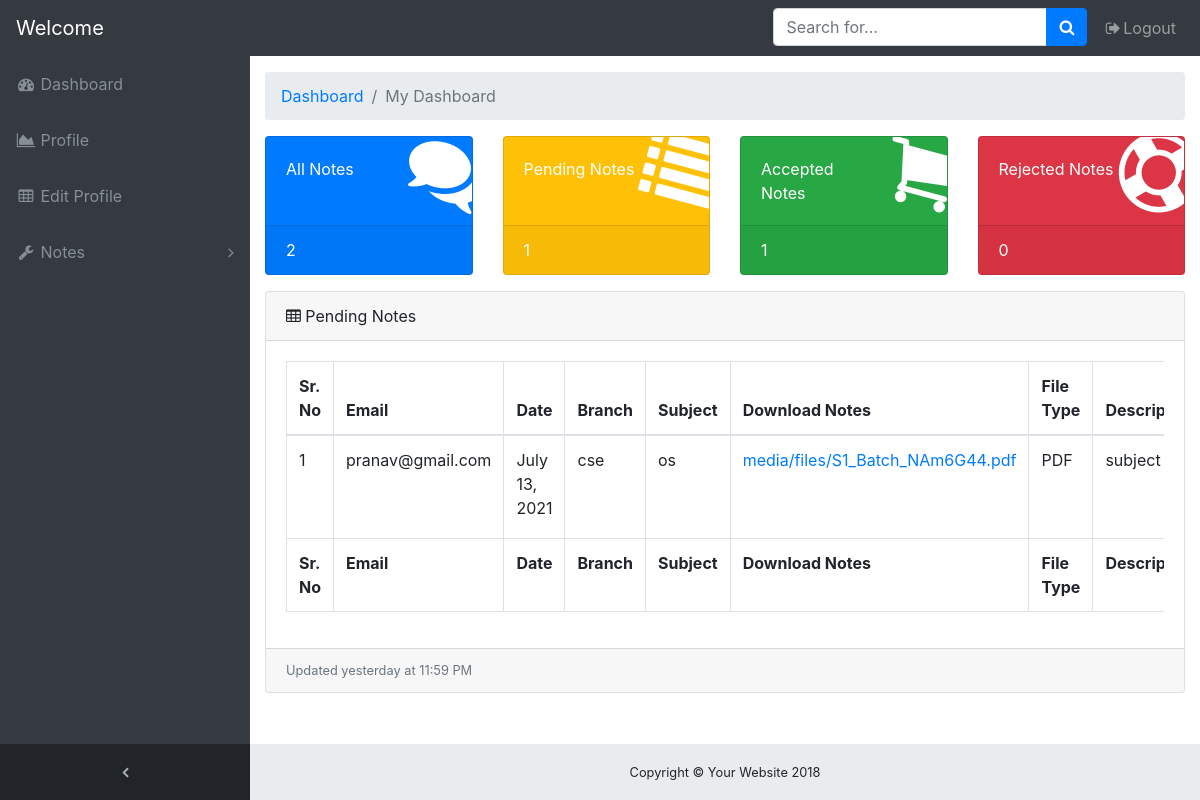
The page /notes/pendingnotes/ on the database as committed earlier.
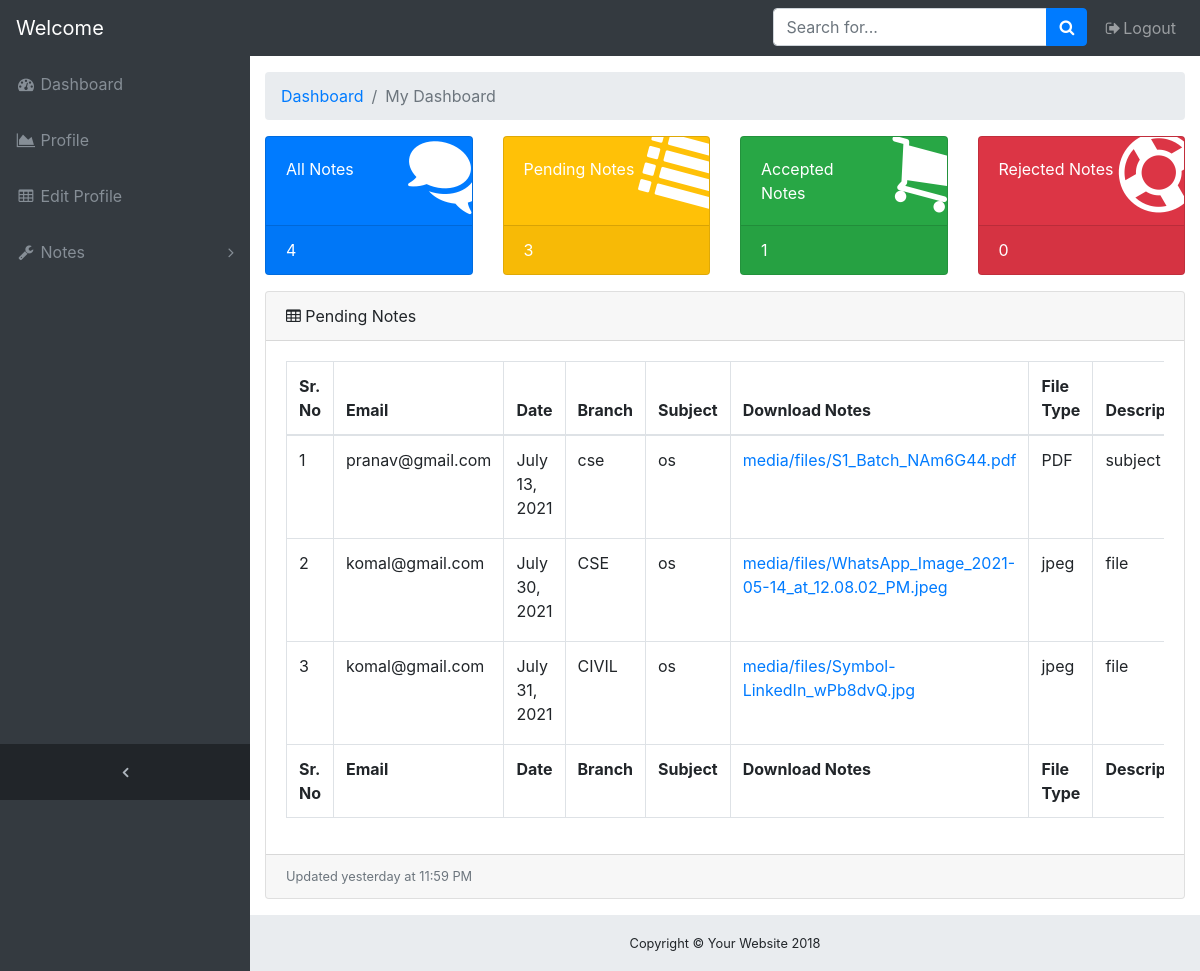
The same page on the database as committed later.
### onlinenotes/models.py (models this page shows, shortened)
class notes(models.Model):
    user = models.ForeignKey(User,on_delete=models.CASCADE)
    branch = models.CharField(max_length=30)
    uploadingnotes = models.FileField(upload_to='media/files/')
    date = models.DateField()
    filetype = models.CharField(max_length=30)
    status = models.CharField(max_length=30)
    subject = models.CharField(max_length=30)
    description = models.CharField(max_length=100)

### onlinenotes/views.py (the view)
# urls.py: path('pendingnotes/',views.pendingnotes,name="pendingnotes"),
def pendingnotes(request):
    allnote = notes.objects.all().filter(status="pending")
    accept = notes.objects.filter(status='accepted').count()
    all = notes.objects.all().count()
    reject = notes.objects.filter(status='rejected').count()
    pend = notes.objects.filter(status='pending').count()
    context={'allnote':allnote,'accept':accept,'all':all,'reject':reject,'pend':pend}
    return render(request,'onlinenotes/pendingnotes.html',context)

### onlinenotes/templates/onlinenotes/pendingnotes.html (shortened to what this page needs)
<!DOCTYPE html>
{% load static %}
<html lang="en">
<head>
    <link rel="stylesheet" href="https://stackpath.bootstrapcdn.com/bootstrap/4.5.2/css/bootstrap.min.css">
    <link href="//netdna.bootstrapcdn.com/bootstrap/3.0.0/css/bootstrap-glyphicons.css" rel="stylesheet">
    <link rel="stylesheet" href="https://cdnjs.cloudflare.com/ajax/libs/font-awesome/4.7.0/css/font-awesome.min.css">
    <link rel="stylesheet" href="https://cdn.jsdelivr.net/npm/@fortawesome/fontawesome-free@5.15.3/css/fontawesome.min.css">
    <link rel="stylesheet" href="{% static 'css/admindash.css' %}">
</head>
<body class="fixed-nav sticky-footer bg-dark" id="page-top">
    <nav class="navbar navbar-expand-lg navbar-dark bg-dark fixed-top" id="mainNav">
      <a class="navbar-brand" href="{% url 'profile' user.id %}">Welcome {{user.username}}</a>
      <div class="collapse navbar-collapse" id="navbarResponsive">
        <ul class="navbar-nav navbar-sidenav" id="exampleAccordion">
          <li class="nav-item" data-toggle="tooltip" data-placement="right" title="Dashboard">
            <a class="nav-link" href="{% url 'admindashboard' %}">
              <i class="fa fa-fw fa-dashboard"></i>
              <span class="nav-link-text">Dashboard</span>
            </a>
          </li>
          <li class="nav-item" data-toggle="tooltip" data-placement="right" title="Charts">
            <a class="nav-link" href="{% url 'profile' user.id %}">
              <i class="fa fa-fw fa-area-chart"></i>
              <span class="nav-link-text">Profile</span>
            </a>
          </li>
          <li class="nav-item" data-toggle="tooltip" data-placement="right" title="Tables">
            <a class="nav-link" href="{% url 'editprofile' user.id %}">
              <i class="fa fa-fw fa-table"></i>
              <span class="nav-link-text">Edit Profile</span>
            </a>
          </li>
          <li class="nav-item" data-toggle="tooltip" data-placement="right" title="Components">
            <a class="nav-link nav-link-collapse collapsed" data-toggle="collapse" href="#collapseComponents" data-parent="#exampleAccordion">
              <i class="fa fa-fw fa-wrench"></i>
              <span class="nav-link-text">Notes</span>
            </a>
          </li>
        </ul>
        <ul class="navbar-nav sidenav-toggler">
          <li class="nav-item">
            <a class="nav-link text-center" id="sidenavToggler">
              <i class="fa fa-fw fa-angle-left"></i>
            </a>
          </li>
        </ul>
        <ul class="navbar-nav ml-auto">
          <li class="nav-item">
            <form class="form-inline my-2 my-lg-0 mr-lg-2">
              <div class="input-group">
                <input class="form-control" type="text" placeholder="Search for...">
                <span class="input-group-append">
                  <button class="btn btn-primary" type="button">
                    <i class="fa fa-search"></i>
                  </button>
                </span>
              </div>
            </form>
          </li>
          <li class="nav-item">
            <a class="nav-link" href="{% url 'logout' %}" data-toggle="modal" data-target="#exampleModal">
              <i class="fa fa-fw fa-sign-out"></i>Logout</a>
          </li>
        </ul>
      </div>
    </nav>
    <div class="content-wrapper">
      <div class="container-fluid">
        <ol class="breadcrumb">
          <li class="breadcrumb-item">
            <a href="#">Dashboard</a>
          </li>
          <li class="breadcrumb-item active">My Dashboard</li>
        </ol>
        <div class="row">
          <div class="col-xl-3 col-sm-6 mb-3">
            <div class="card text-white bg-primary o-hidden h-100">
              <div class="card-body">
                <div class="card-body-icon">
                  <i class="fa fa-fw fa-comments"></i>
                </div>
                <div class="mr-5">All Notes</div>
              </div>
              <a class="card-footer text-white clearfix large z-1" href="{% url 'allnotes' %}">
                <span class="float-left">{{all}}</span>
              </a>
            </div>
          </div>
          <div class="col-xl-3 col-sm-6 mb-3">
            <div class="card text-white bg-warning o-hidden h-100">
              <div class="card-body">
                <div class="card-body-icon">
                  <i class="fa fa-fw fa-list"></i>
                </div>
                <div class="mr-5">Pending Notes</div>
              </div>
              <a class="card-footer text-white clearfix large z-1" href="{% url 'pendingnotes' %}">
                <span class="float-left">{{pend}}</span>
              </a>
            </div>
          </div>
          <div class="col-xl-3 col-sm-6 mb-3">
            <div class="card text-white bg-success o-hidden h-100">
              <div class="card-body">
                <div class="card-body-icon">
                  <i class="fa fa-fw fa-shopping-cart"></i>
                </div>
                <div class="mr-5">Accepted Notes</div>
              </div>
              <a class="card-footer text-white clearfix large z-1" href="{% url 'acceptednotes' %}">
                <span class="float-left">{{accept}}</span>
              </a>
            </div>
          </div>
          <div class="col-xl-3 col-sm-6 mb-3">
            <div class="card text-white bg-danger o-hidden h-100">
              <div class="card-body">
                <div class="card-body-icon">
                  <i class="fa fa-fw fa-support"></i>
                </div>
                <div class="mr-5">Rejected Notes</div>
              </div>
              <a class="card-footer text-white clearfix large z-1" href="{% url 'rejectednotes' %}">
                <span class="float-left">{{reject}}</span>
              </a>
            </div>
          </div>
        </div>
        <div class="card mb-3">
          <div class="card-header">
            <i class="fa fa-table"></i> Pending Notes</div>
          <div class="card-body">
            <div class="table-responsive">
              <table class="table table-bordered" id="dataTable" width="100%" cellspacing="0">
                <thead>
                  <tr>
                    <th>Sr. No</th>
                    <th>Email</th>
                    <th>Date</th>
                    <th>Branch</th>
                    <th>Subject</th>
                    <th>Download Notes</th>
                    <th>File Type</th>
                    <th>Description</th>
                  </tr>
                </thead>
                <tfoot>
                  <tr>
                    <th>Sr. No</th>
                    <th>Email</th>
                    <th>Date</th>
                    <th>Branch</th>
                    <th>Subject</th>
                    <th>Download Notes</th>
                    <th>File Type</th>
                    <th>Description</th>
                  </tr>
                </tfoot>
                <tbody>
                  {% for i in allnote %}
                    <tr>
                      <td>{{forloop.counter}}</td>
                      <td>{{i.user.email}}</td>
                      <td>{{i.date}}</td>
                      <td>{{i.branch}}</td>
                      <td>{{i.subject}}</td>
                      <td><a href="{{ i.uploadingnotes.url }}">{{ i.uploadingnotes }}</a></td>
                      <td>{{i.filetype}}</td>
                      <td>{{i.description}}</td>
                    </tr>
                  {% endfor %}
                </tbody>
              </table>
            </div>
          </div>
          <div class="card-footer small text-muted">Updated yesterday at 11:59 PM</div>
        </div>
      </div>
      <footer class="sticky-footer">
        <div class="container">
          <div class="text-center">
            <small>Copyright © Your Website 2018</small>
          </div>
        </div>
      </footer>
    </div>
  </body>
</html>

### onlinenotes/static/css/admindash.css (style rules this page uses)
html { position: relative; min-height: 100%; }
body { overflow-x: hidden; }
body.sticky-footer { margin-bottom: 56px; }
body.sticky-footer .content-wrapper { min-height: calc(100vh - 56px - 56px); }
body.fixed-nav { padding-top: 56px; }
.content-wrapper { min-height: calc(100vh - 56px); padding-top: 1rem; }
.o-hidden { overflow: hidden !important; }
.z-1 { z-index: 1; }
#mainNav .navbar-collapse { overflow: auto; max-height: 75vh; }
#mainNav .navbar-collapse .navbar-nav .nav-item .nav-link { cursor: pointer; }
#mainNav .navbar-collapse .navbar-sidenav .nav-link-collapse:after { float: right; content: '\f107'; font-family: 'FontAwesome'; }
#mainNav .navbar-collapse .navbar-sidenav .nav-link-collapse.collapsed:after { content: '\f105'; }
#mainNav .navbar-collapse .sidenav-toggler { display: none; }
@media (min-width: 992px) { #mainNav .navbar-brand { width: 250px; } }
@media (min-width: 992px) { #mainNav .navbar-collapse { overflow: visible; max-height: none; } }
@media (min-width: 992px) { #mainNav .navbar-collapse .navbar-sidenav { position: absolute; top: 0; left: 0; -webkit-flex-direction: column; -ms-flex-direction: column; flex-direction: column; margin-top: 56px; } }
@media (min-width: 992px) { #mainNav .navbar-collapse .navbar-sidenav > .nav-item { width: 250px; padding: 0; } }
@media (min-width: 992px) { #mainNav .navbar-collapse .navbar-sidenav > .nav-item > .nav-link { padding: 1em; } }
#mainNav.fixed-top .sidenav-toggler { display: none; }
@media (min-width: 992px) { #mainNav.fixed-top .navbar-sidenav { height: calc(100vh - 112px); } }
@media (min-width: 992px) { #mainNav.fixed-top .sidenav-toggler { position: absolute; top: 0; left: 0; display: flex; -webkit-flex-direction: column; -ms-flex-direction: column; flex-direction: column; margin-top: calc(100vh - 56px); } }
@media (min-width: 992px) { #mainNav.fixed-top .sidenav-toggler > .nav-item { width: 250px; padding: 0; } }
@media (min-width: 992px) { #mainNav.fixed-top .sidenav-toggler > .nav-item > .nav-link { padding: 1em; } }
#mainNav.fixed-top.navbar-dark .sidenav-toggler { background-color: #212529; }
#mainNav.fixed-top.navbar-dark .sidenav-toggler a i { color: #adb5bd; }
.content-wrapper { overflow-x: hidden; background: white; }
@media (min-width: 992px) { .content-wrapper { margin-left: 250px; } }
#sidenavToggler i { font-weight: 800; }
#mainNav.navbar-dark .navbar-collapse .navbar-sidenav .nav-link-collapse:after { color: #868e96; }
#mainNav.navbar-dark .navbar-collapse .navbar-sidenav > .nav-item > .nav-link { color: #868e96; }
@media (min-width: 992px) { #mainNav.navbar-dark .navbar-collapse .navbar-sidenav { background: #343a40; } }
.card-body-icon { position: absolute; z-index: 0; top: -25px; right: -25px; font-size: 5rem; -webkit-transform: rotate(15deg); -ms-transform: rotate(15deg); transform: rotate(15deg); }
footer.sticky-footer { position: absolute; right: 0; bottom: 0; width: 100%; height: 56px; background-color: #e9ecef; line-height: 55px; }
@media (min-width: 992px) { footer.sticky-footer { width: calc(100% - 250px); } }

Rows that differ between the two databases and show on the page:
added notes: user.email "komal@gmail.com", date "July 30, 2021", branch "CSE", subject "os", uploadingnotes "media/files/WhatsApp_Image_2021-05-14_at_12.08.02_PM.jpeg", filetype "jpeg", description "file"
added notes: user.email "komal@gmail.com", date "July 31, 2021", branch "CIVIL", subject "os", uploadingnotes "media/files/Symbol-LinkedIn_wPb8dvQ.jpg", filetype "jpeg", description "file"
Other text that changed with them:
{{ all }}: "2" → "4"
{{ pend }}: "1" → "3"
